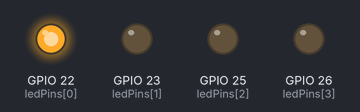
The sketch below on a simulated ESP32. Shown: output pins drawn as LEDs (lit = HIGH).

Above: at 0.1 s.
At 0.7 s:
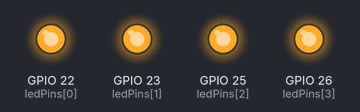
At 1.5 s:
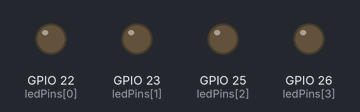
At 2.5 s:
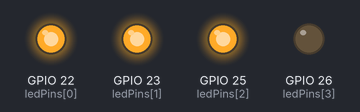
At 3.5 s:
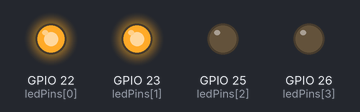
Timing chart, 0 to 3.8 s (numbered marks = the images above):
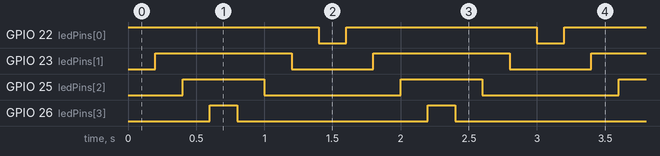

Measured:
- by itself, GPIO 22 (ledPins[0]): alternates HIGH for 1.4 s and LOW for 0.20 s
- by itself, GPIO 23 (ledPins[1]): alternates HIGH for 1.0 s and LOW for 0.60 s
- by itself, GPIO 25 (ledPins[2]): alternates HIGH for 0.60 s and LOW for 1.0 s
- by itself, GPIO 26 (ledPins[3]): alternates HIGH for 0.20 s and LOW for 1.4 s

The sketch:

LED_01.ino
```cpp
const int ledCount = 4;
const int ledPins[ledCount] = {22,23,25,26};

void setup() {
  for (int i = 0;i<ledCount; i++){
  pinMode(ledPins[i], OUTPUT);
}
}
void loop() {
   for (int i = 0;i < ledCount; i++){
   digitalWrite(ledPins[i],HIGH);
   delay(200);
}
   for (int i = ledCount - 1;i >= 0;i--){
   digitalWrite(ledPins[i],LOW);
   delay(200);
}
}
```
